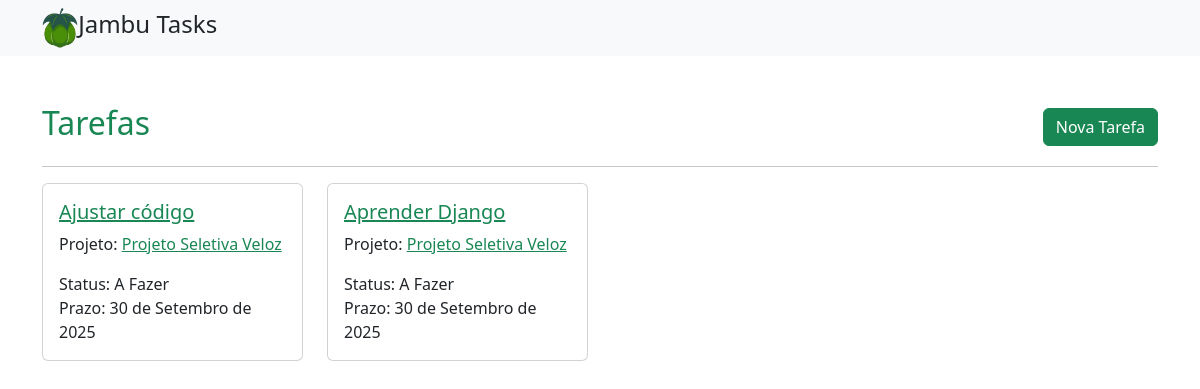
The app's page /tarefas/ (signed in), older data.
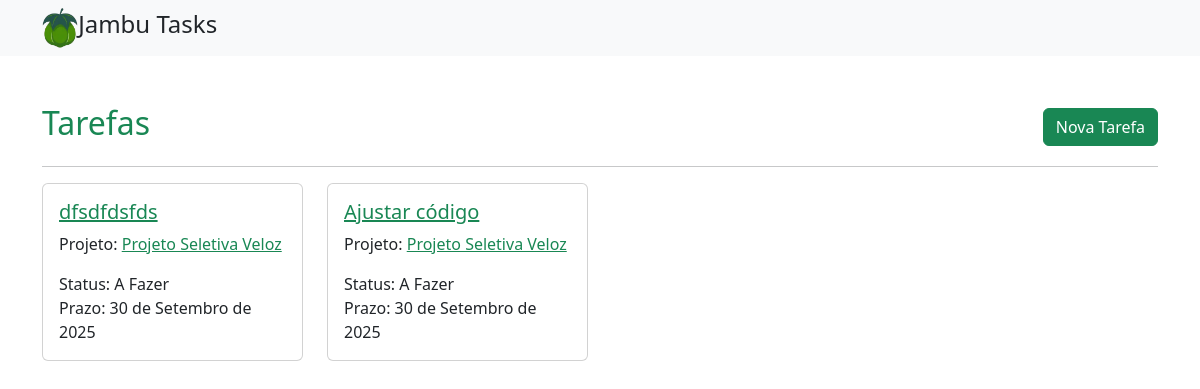
The same page, newer data.
### tarefas/models.py (models this page shows, shortened)
class Tarefa(models.Model):
    STATUS = [
        ('a_fazer', 'A Fazer'),
        ('em_andamento', 'Em Andamento'),
        ('concluida', 'Concluída'),
    ]
    nome = models.CharField("Nome", max_length=200, default="Sem nome")
    detalhes = models.TextField("Detalhes", blank=True)
    projeto = models.ForeignKey(Projeto, on_delete=models.CASCADE, verbose_name="Projeto")
    responsavel = models.ForeignKey(User, on_delete=models.SET_NULL, null=True, blank=True, related_name='minhas_tarefas', verbose_name="Responsável")
    prazo = models.DateField("Prazo", null=True, blank=True)
    status = models.CharField("Status", max_length=20, choices=STATUS, default='a_fazer')
    criado_em = models.DateTimeField("Criado em", auto_now_add=True)

### projetos/models.py (models this page shows, shortened)
class Projeto(models.Model):
    titulo = models.CharField("Título", max_length=200, default="Sem título")
    descricao = models.TextField("Descrição", blank=True)
    participantes = models.ManyToManyField(
        User,
        related_name='participacao_projetos',
        blank=True,
        verbose_name="Participantes"
    )
    criador = models.ForeignKey(
        User,
        on_delete=models.SET_NULL,
        null=True,
        related_name='projetos_criados',
        verbose_name="Criador"
    )
    criado_em = models.DateTimeField("Criado em", auto_now_add=True)

### tarefas/views.py (the view)
# urls.py: path('', ListaTarefas.as_view(), name='lista_tarefas'),
class ListaTarefas(LoginRequiredMixin, generic.ListView):
    model = Tarefa
    template_name = 'tarefas/lista_tarefas.html'
    context_object_name = 'tarefas'
    ordering = ['-criado_em']
    def get_context_data(self, **kwargs):
        contexto = super().get_context_data(**kwargs)
        contexto['projetos'] = Projeto.objects.all()
        return contexto

### tarefas/templates/tarefas/lista_tarefas.html
{% extends "base.html" %}
{% block content %}
<div class="container mt-4">
  <div class="d-flex justify-content-between align-items-center">
    <h2 class="text-success">Tarefas</h2>
    <a class="btn btn-success" href="{% url 'tarefas:criar_tarefa' %}">Nova Tarefa</a>
  </div>
  <hr>
  <div class="row">
    {% for tarefa in tarefas %}
      <div class="col-md-3 mb-4">
        <div class="card h-100">
          <div class="card-body">
            <h5 class="card-title">
              <a class="text-success" href="{% url 'tarefas:detalhe_tarefa' tarefa.pk %}">{{ tarefa.nome }}</a>
            </h5>
            <p class="card-text">
              Projeto: <a class="text-success" href="{% url 'projetos:detalhe' tarefa.projeto.pk %}">{{ tarefa.projeto.titulo }}</a>
            </p>
            <p class="card-text">
              Status: {{ tarefa.get_status_display }}<br>
              Prazo: {{ tarefa.prazo|default:"—" }}
            </p>
          </div>
        </div>
      </div>
    {% empty %}
      <div class="col-12">
        <p>Sem tarefas cadastradas.</p>
      </div>
    {% endfor %}
  </div>
</div>
{% endblock %}

### templates/base.html (shortened to what this page needs)
{% load static %}
<!doctype html>
<html lang="pt-br">
  <head>
    <link href="https://cdn.jsdelivr.net/npm/bootstrap@5.3.2/dist/css/bootstrap.min.css" rel="stylesheet">
  </head>
  <body>
    <nav class="navbar navbar-expand-lg navbar-light bg-light">
      <div class="container">
          <div class="asset-text d-flex align-items-center">
            <img class="img-fluid" style="max-height: 40px;" src="{%static 'logo_jambu_clean.png' %}" alt="">
            <h4>Jambu Tasks</h4>
          </div>
        </div>
    </nav>
    <main class="py-4">
      {% block content %}{% endblock %}
    </main>
  </body>
</html>

Row changes from the older to the newer data that the page shows:
removed Tarefa: nome "Aprender Django", projeto.titulo "Projeto Seletiva Veloz", status "A Fazer", prazo "30 de Setembro de 2025"
added Tarefa: nome "dfsdfdsfds", projeto.titulo "Projeto Seletiva Veloz", status "A Fazer", prazo "30 de Setembro de 2025"
